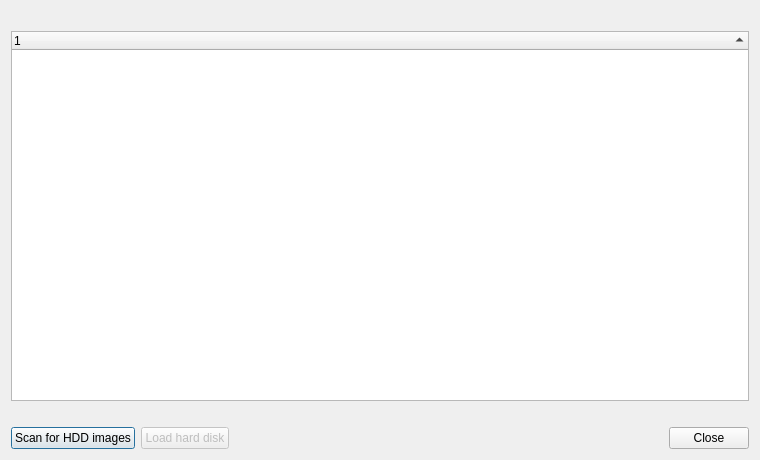
<?xml version="1.0" encoding="UTF-8"?>
<ui version="4.0">
 <class>HddManager</class>
 <widget class="QDialog" name="HddManager">
  <property name="geometry">
   <rect>
    <x>0</x>
    <y>0</y>
    <width>760</width>
    <height>460</height>
   </rect>
  </property>
  <property name="windowTitle">
   <string>Machine Manager</string>
  </property>
  <layout class="QVBoxLayout" name="verticalLayout">
   <item>
    <widget class="QLabel" name="labelFolder">
     <property name="text">
      <string/>
     </property>
     <property name="textInteractionFlags">
      <set>Qt::TextSelectableByMouse</set>
     </property>
    </widget>
   </item>
   <item>
    <widget class="QTreeWidget" name="treeImages">
     <property name="rootIsDecorated">
      <bool>false</bool>
     </property>
     <property name="uniformRowHeights">
      <bool>true</bool>
     </property>
     <property name="sortingEnabled">
      <bool>true</bool>
     </property>
     <property name="alternatingRowColors">
      <bool>true</bool>
     </property>
     <property name="selectionBehavior">
      <enum>QAbstractItemView::SelectRows</enum>
     </property>
     <attribute name="headerDefaultSectionSize">
      <number>120</number>
     </attribute>
    </widget>
   </item>
   <item>
    <widget class="QLabel" name="labelStatus">
     <property name="text">
      <string/>
     </property>
     <property name="wordWrap">
      <bool>true</bool>
     </property>
    </widget>
   </item>
   <item>
    <layout class="QHBoxLayout" name="horizontalLayoutButtons">
     <item>
      <widget class="QPushButton" name="pushButtonScan">
       <property name="text">
        <string>Scan for HDD images</string>
       </property>
      </widget>
     </item>
     <item>
      <widget class="QPushButton" name="pushButtonLoad">
       <property name="enabled">
        <bool>false</bool>
       </property>
       <property name="toolTip">
        <string>Put the selected image in the drive and restart the machine on it.</string>
       </property>
       <property name="text">
        <string>Load hard disk</string>
       </property>
      </widget>
     </item>
     <item>
      <spacer name="horizontalSpacer">
       <property name="orientation">
        <enum>Qt::Horizontal</enum>
       </property>
       <property name="sizeHint" stdset="0">
        <size>
         <width>40</width>
         <height>20</height>
        </size>
       </property>
      </spacer>
     </item>
     <item>
      <widget class="QDialogButtonBox" name="buttonBox">
       <property name="orientation">
        <enum>Qt::Horizontal</enum>
       </property>
       <property name="standardButtons">
        <set>QDialogButtonBox::Close</set>
       </property>
      </widget>
     </item>
    </layout>
   </item>
  </layout>
 </widget>
 <resources/>
 <connections>
  <connection>
   <sender>buttonBox</sender>
   <signal>rejected()</signal>
   <receiver>HddManager</receiver>
   <slot>reject()</slot>
  </connection>
 </connections>
</ui>
